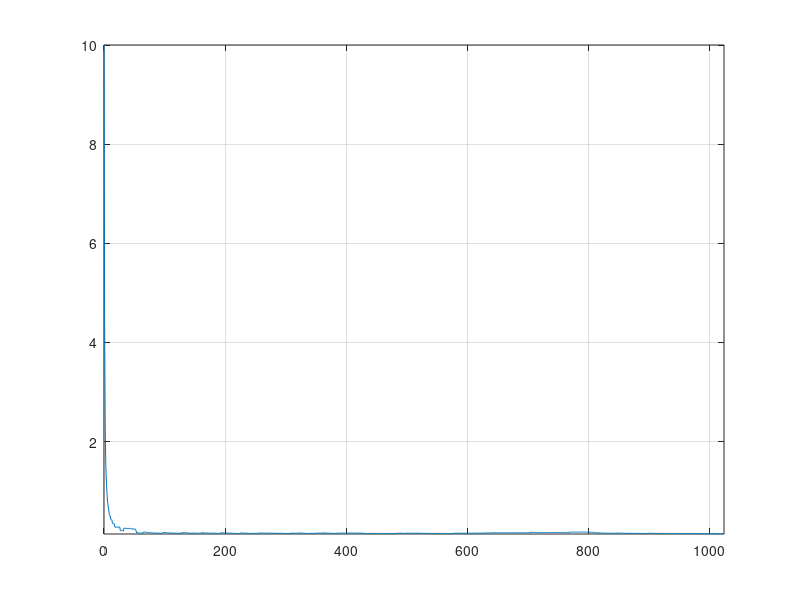

Recreate this plot in MATLAB. (Note: this script raises an error after producing the figure.)
close all
ConvCPU = 5.22612;
ConvGPU = [
1 4.48131
2 2.25564
3 1.52032
4 1.16607
5 0.933378
6 0.773755
7 0.68313
8 0.600469
9 0.523088
10 0.511404
11 0.437202
12 0.430302
13 0.423114
14 0.351789
15 0.349793
16 0.346056
17 0.343474
18 0.271695
19 0.27935
20 0.270757
21 0.278518
22 0.277277
23 0.278151
24 0.270682
25 0.277378
26 0.276278
27 0.205734
28 0.204863
29 0.205794
30 0.205804
31 0.206699
32 0.195629
33 0.252815
34 0.25806
35 0.2483
36 0.247077
37 0.257475
38 0.248431
39 0.247543
40 0.246059
41 0.254586
42 0.244963
43 0.24446
44 0.241898
45 0.242261
46 0.243915
47 0.242409
48 0.227996
49 0.240667
50 0.237828
51 0.236855
52 0.229629
53 0.197236
54 0.156263
55 0.16035
56 0.158783
57 0.15848
58 0.154709
59 0.15643
60 0.150006
61 0.154958
62 0.152386
63 0.155125
64 0.149362
65 0.176879
66 0.178474
67 0.177447
68 0.17093
69 0.170549
70 0.1723
71 0.167136
72 0.165703
73 0.166376
74 0.168085
75 0.161934
76 0.164698
77 0.162654
78 0.162312
79 0.163136
80 0.156181
81 0.160977
82 0.157354
83 0.154373
84 0.151214
85 0.156257
86 0.154455
87 0.154043
88 0.152101
89 0.152631
90 0.154645
91 0.15612
92 0.149295
93 0.150519
94 0.150195
95 0.155385
96 0.14726
97 0.167365
98 0.164624
99 0.165309
100 0.162421
101 0.168249
102 0.163914
103 0.164063
104 0.160565
105 0.158738
106 0.158881
107 0.158505
108 0.155198
109 0.158004
110 0.15674
111 0.158788
112 0.151219
113 0.155032
114 0.15517
115 0.155603
116 0.15462
117 0.154839
118 0.153556
119 0.152315
120 0.15205
121 0.153079
122 0.153018
123 0.152014
124 0.149441
125 0.154004
126 0.151974
127 0.154247
128 0.147091
129 0.165194
130 0.161981
131 0.162982
132 0.164281
133 0.164708
134 0.163043
135 0.159472
136 0.158123
137 0.159711
138 0.153256
139 0.15588
140 0.155161
141 0.15795
142 0.154284
143 0.155064
144 0.148699
145 0.15388
146 0.151598
147 0.153169
148 0.152025
149 0.157872
150 0.153469
151 0.154376
152 0.149911
153 0.151765
154 0.152957
155 0.152241
156 0.150228
157 0.152152
158 0.152311
159 0.152251
160 0.147738
161 0.163406
162 0.161353
163 0.164629
164 0.159641
165 0.157988
166 0.155474
167 0.156394
168 0.152595
169 0.156071
170 0.156826
171 0.155685
172 0.15404
173 0.153116
174 0.150729
175 0.153461
176 0.148392
177 0.153972
178 0.154433
179 0.154254
180 0.153555
181 0.155192
182 0.155984
183 0.154972
184 0.148598
185 0.152975
186 0.151698
187 0.15039
188 0.147566
189 0.151067
190 0.149905
191 0.15121
192 0.14543
193 0.161844
194 0.158792
195 0.162045
196 0.158171
197 0.160593
198 0.15767
199 0.1578
200 0.155658
201 0.157088
202 0.15613
203 0.156329
204 0.154675
205 0.152718
206 0.15033
207 0.151762
208 0.149764
209 0.152976
210 0.154736
211 0.154503
212 0.14958
213 0.150775
214 0.149585
215 0.149916
216 0.146153
217 0.149504
218 0.147451
219 0.145895
220 0.14347
221 0.147908
222 0.146364
223 0.145716
224 0.139625
225 0.155582
226 0.157089
227 0.156438
228 0.155934
229 0.156054
230 0.156343
231 0.156927
232 0.152984
233 0.154899
234 0.152937
235 0.153058
236 0.151083
237 0.152067
238 0.149085
239 0.150153
240 0.145051
241 0.149207
242 0.149348
243 0.150275
244 0.147211
245 0.149781
246 0.149627
247 0.151132
248 0.149459
249 0.150578
250 0.149874
251 0.14932
252 0.148433
253 0.151917
254 0.15291
255 0.152403
256 0.146346
257 0.158826
258 0.157624
259 0.158027
260 0.154099
261 0.15552
262 0.155009
263 0.15498
264 0.152645
265 0.154827
266 0.153136
267 0.153662
268 0.152496
269 0.154454
270 0.152894
271 0.152977
272 0.149184
273 0.155681
274 0.155719
275 0.157572
276 0.151507
277 0.151213
278 0.152522
279 0.151439
280 0.146497
281 0.155896
282 0.153768
283 0.153552
284 0.149275
285 0.151747
286 0.149808
287 0.15119
288 0.14658
289 0.152243
290 0.151257
291 0.152541
292 0.149823
293 0.150382
294 0.147933
295 0.148443
296 0.147359
297 0.148214
298 0.147396
299 0.148389
300 0.146793
301 0.148087
302 0.147028
303 0.148473
304 0.142415
305 0.14817
306 0.147805
307 0.149456
308 0.148488
309 0.151647
310 0.153917
311 0.15348
312 0.150068
313 0.154821
314 0.152182
315 0.153375
316 0.151094
317 0.152411
318 0.153188
319 0.153502
320 0.146636
321 0.157708
322 0.155967
323 0.156137
324 0.152845
325 0.154247
326 0.155188
327 0.155022
328 0.153719
329 0.152719
330 0.151015
331 0.152059
332 0.148305
333 0.150159
334 0.148281
335 0.149117
336 0.143255
337 0.148766
338 0.14776
339 0.149343
340 0.147106
341 0.150791
342 0.14941
343 0.14948
344 0.147004
345 0.151458
346 0.15013
347 0.150795
348 0.146859
349 0.150782
350 0.149687
351 0.152333
352 0.147354
353 0.157305
354 0.156281
355 0.154855
356 0.153143
357 0.156259
358 0.154136
359 0.157058
360 0.153708
361 0.158548
362 0.156717
363 0.158061
364 0.156093
365 0.156933
366 0.154734
367 0.156694
368 0.150616
369 0.15508
370 0.153166
371 0.152886
372 0.149964
373 0.152569
374 0.151541
375 0.152848
376 0.148549
377 0.151196
378 0.150079
379 0.150246
380 0.148289
381 0.150056
382 0.149614
383 0.148877
384 0.142985
385 0.155417
386 0.155588
387 0.154679
388 0.152736
389 0.153913
390 0.153662
391 0.153768
392 0.152077
393 0.154758
394 0.153843
395 0.154771
396 0.153041
397 0.154549
398 0.153353
399 0.153707
400 0.147895
401 0.153707
402 0.153581
403 0.155404
404 0.154196
405 0.15623
406 0.155948
407 0.156661
408 0.154923
409 0.15774
410 0.156267
411 0.157627
412 0.153757
413 0.155676
414 0.15294
415 0.155501
416 0.149508
417 0.159407
418 0.15494
419 0.15298
420 0.149692
421 0.155273
422 0.153441
423 0.154706
424 0.15058
425 0.157311
426 0.154344
427 0.153787
428 0.148284
429 0.150729
430 0.149132
431 0.14978
432 0.144936
433 0.148684
434 0.148325
435 0.148662
436 0.145618
437 0.148583
438 0.148964
439 0.149537
440 0.14382
441 0.149209
442 0.147686
443 0.147306
444 0.144259
445 0.148025
446 0.145953
447 0.146596
448 0.140384
449 0.148534
450 0.146754
451 0.147827
452 0.146149
453 0.14806
454 0.146832
455 0.1465
456 0.143846
457 0.146734
458 0.146391
459 0.146778
460 0.145097
461 0.147
462 0.145398
463 0.145606
464 0.141106
465 0.146266
466 0.145329
467 0.14622
468 0.143656
469 0.145357
470 0.144133
471 0.145377
472 0.142154
473 0.145577
474 0.145029
475 0.145692
476 0.144025
477 0.145776
478 0.144921
479 0.145903
480 0.137748
481 0.149988
482 0.149369
483 0.149058
484 0.149268
485 0.152446
486 0.150675
487 0.150499
488 0.148677
489 0.153412
490 0.152991
491 0.153305
492 0.150515
493 0.151273
494 0.151225
495 0.150349
496 0.145437
497 0.152145
498 0.151579
499 0.152709
500 0.150479
501 0.151877
502 0.15202
503 0.153495
504 0.149201
505 0.154054
506 0.152511
507 0.152549
508 0.150456
509 0.153657
510 0.15181
511 0.151385
512 0.144956
513 0.154391
514 0.15359
515 0.152859
516 0.150971
517 0.153483
518 0.152714
519 0.152327
520 0.150132
521 0.152128
522 0.150702
523 0.150976
524 0.150144
525 0.152531
526 0.150197
527 0.151519
528 0.146232
529 0.151964
530 0.150224
531 0.150687
532 0.148215
533 0.14953
534 0.148621
535 0.14992
536 0.145911
537 0.149867
538 0.148941
539 0.149964
540 0.146622
541 0.148676
542 0.147871
543 0.147877
544 0.14125
545 0.148166
546 0.14841
547 0.148598
548 0.146538
549 0.148142
550 0.147735
551 0.147611
552 0.145356
553 0.148596
554 0.146782
555 0.147499
556 0.145406
557 0.146979
558 0.14718
559 0.147059
560 0.141601
561 0.146858
562 0.147286
563 0.147001
564 0.144998
565 0.147234
566 0.14664
567 0.146689
568 0.143808
569 0.146354
570 0.14626
571 0.145956
572 0.144418
573 0.145842
574 0.145453
575 0.145448
576 0.138921
577 0.152592
578 0.152166
579 0.151769
580 0.149087
581 0.151876
582 0.151829
583 0.15273
584 0.149017
585 0.151912
586 0.152524
587 0.153472
588 0.149972
589 0.154016
590 0.152834
591 0.154223
592 0.145721
593 0.154308
594 0.153515
595 0.153556
596 0.149901
597 0.15323
598 0.153016
599 0.154125
600 0.150977
601 0.154118
602 0.15423
603 0.154075
604 0.151158
605 0.154552
606 0.15329
607 0.152805
608 0.145943
609 0.153958
610 0.15368
611 0.153646
612 0.152025
613 0.154095
614 0.154312
615 0.154396
616 0.15161
617 0.154607
618 0.153089
619 0.154466
620 0.152695
621 0.155017
622 0.15536
623 0.154286
624 0.149787
625 0.154955
626 0.15485
627 0.155643
628 0.153508
629 0.157235
630 0.156549
631 0.158884
632 0.153945
633 0.157322
634 0.157554
635 0.158081
636 0.154386
637 0.15708
638 0.157033
639 0.157756
640 0.149513
641 0.162338
642 0.162222
643 0.162318
644 0.160327
645 0.161719
646 0.161388
647 0.161432
648 0.157901
649 0.161275
650 0.160409
651 0.161631
652 0.160118
653 0.161032
654 0.160168
655 0.160702
656 0.153933
657 0.161351
658 0.159978
659 0.160662
660 0.15985
661 0.160896
662 0.160451
663 0.160518
664 0.155938
665 0.161008
666 0.161538
667 0.162254
668 0.161677
669 0.162239
670 0.161988
671 0.162477
672 0.152269
673 0.161443
674 0.160982
675 0.160964
676 0.160518
677 0.161437
678 0.161515
679 0.161689
680 0.156909
681 0.16144
682 0.161526
683 0.162086
684 0.161729
685 0.161624
686 0.161794
687 0.161638
688 0.152477
689 0.161746
690 0.161522
691 0.161593
692 0.161544
693 0.161913
694 0.161051
695 0.161414
696 0.15528
697 0.161695
698 0.161512
699 0.161668
700 0.161513
701 0.162148
702 0.162134
703 0.162593
704 0.152428
705 0.172104
706 0.171737
707 0.169987
708 0.169454
709 0.168841
710 0.168134
711 0.16748
712 0.164709
713 0.166887
714 0.166354
715 0.165308
716 0.164629
717 0.164868
718 0.16521
719 0.164887
720 0.158606
721 0.164925
722 0.164959
723 0.16552
724 0.16445
725 0.164742
726 0.164702
727 0.165164
728 0.164919
729 0.165715
730 0.164754
731 0.165178
732 0.164558
733 0.165767
734 0.165436
735 0.165533
736 0.158748
737 0.166793
738 0.166954
739 0.167173
740 0.165926
741 0.167053
742 0.166507
743 0.167718
744 0.166719
745 0.167345
746 0.166876
747 0.167055
748 0.165758
749 0.166948
750 0.16656
751 0.16642
752 0.159342
753 0.164794
754 0.164199
755 0.164655
756 0.16364
757 0.164312
758 0.164118
759 0.16362
760 0.163879
761 0.164187
762 0.164342
763 0.164883
764 0.164233
765 0.165416
766 0.165207
767 0.165618
768 0.16036
769 0.174083
770 0.173605
771 0.174015
772 0.173334
773 0.174545
774 0.174004
775 0.174689
776 0.173655
777 0.174192
778 0.174106
779 0.174716
780 0.174185
781 0.174725
782 0.174438
783 0.174661
784 0.170884
785 0.175192
786 0.175094
787 0.175912
788 0.175255
789 0.175885
790 0.176003
791 0.1756
792 0.17507
793 0.17591
794 0.17564
795 0.174411
796 0.173828
797 0.17346
798 0.17337
799 0.172742
800 0.166388
801 0.173214
802 0.172105
803 0.172139
804 0.171183
805 0.171315
806 0.170063
807 0.170124
808 0.168617
809 0.168393
810 0.166737
811 0.163392
812 0.162829
813 0.163906
814 0.161567
815 0.160991
816 0.155819
817 0.161873
818 0.159279
819 0.158436
820 0.155769
821 0.156316
822 0.156715
823 0.155365
824 0.152586
825 0.154629
826 0.154207
827 0.15546
828 0.151784
829 0.155091
830 0.15395
831 0.15145
832 0.148372
833 0.153318
834 0.152063
835 0.153306
836 0.150108
837 0.152445
838 0.149604
839 0.152589
840 0.148062
841 0.154583
842 0.150878
843 0.155267
844 0.150278
845 0.153641
846 0.152314
847 0.15454
848 0.151794
849 0.157754
850 0.154447
851 0.155141
852 0.150928
853 0.153955
854 0.152467
855 0.153902
856 0.149487
857 0.153735
858 0.149744
859 0.152398
860 0.147604
861 0.152504
862 0.14932
863 0.151334
864 0.147649
865 0.152851
866 0.150278
867 0.153054
868 0.14852
869 0.152532
870 0.149467
871 0.15131
872 0.148084
873 0.15156
874 0.148909
875 0.150698
876 0.146075
877 0.151158
878 0.147127
879 0.149481
880 0.146717
881 0.149155
882 0.147948
883 0.15051
884 0.146459
885 0.150857
886 0.147388
887 0.149431
888 0.145385
889 0.149607
890 0.145975
891 0.147949
892 0.145175
893 0.148876
894 0.146252
895 0.148834
896 0.14474
897 0.150552
898 0.149557
899 0.152654
900 0.150096
901 0.151171
902 0.149075
903 0.151
904 0.148665
905 0.151923
906 0.149471
907 0.151494
908 0.14661
909 0.149787
910 0.147788
911 0.149532
912 0.146932
913 0.149366
914 0.147135
915 0.149553
916 0.146843
917 0.150002
918 0.148382
919 0.148573
920 0.145365
921 0.147933
922 0.146186
923 0.147308
924 0.144863
925 0.146511
926 0.145573
927 0.146565
928 0.141476
929 0.147471
930 0.145579
931 0.146596
932 0.144838
933 0.146415
934 0.146423
935 0.146111
936 0.145215
937 0.147296
938 0.145861
939 0.146147
940 0.143795
941 0.145387
942 0.145122
943 0.145323
944 0.141618
945 0.145983
946 0.145135
947 0.145969
948 0.144452
949 0.146224
950 0.145594
951 0.14568
952 0.142543
953 0.145346
954 0.144696
955 0.145795
956 0.143942
957 0.145213
958 0.144943
959 0.145885
960 0.140671
961 0.146305
962 0.145597
963 0.145927
964 0.144829
965 0.145867
966 0.145713
967 0.145843
968 0.143604
969 0.14634
970 0.145408
971 0.145067
972 0.143913
973 0.144377
974 0.145204
975 0.146019
976 0.140657
977 0.146754
978 0.14532
979 0.14468
980 0.143689
981 0.144607
982 0.143834
983 0.144796
984 0.142182
985 0.14393
986 0.143023
987 0.143396
988 0.141706
989 0.143313
990 0.142545
991 0.143001
992 0.137409
993 0.144064
994 0.143556
995 0.143549
996 0.141695
997 0.143348
998 0.142556
999 0.143287
1000 0.141857
1001 0.143182
1002 0.14255
1003 0.1427
1004 0.141179
1005 0.142857
1006 0.142449
1007 0.143235
1008 0.152905
1009 0.152423
1010 0.142062
1011 0.142664
1012 0.141241
1013 0.143067
1014 0.142091
1015 0.142609
1016 0.140415
1017 0.142563
1018 0.142441
1019 0.143188
1020 0.141586
1021 0.143067
1022 0.141628
1023 0.142242
1024 0.136148
];
ConvGPUshared = [
1 4.23101
2 2.13038
3 1.43644
4 1.10197
5 0.883898
6 0.733956
7 0.646872
8 0.568016
9 0.496663
10 0.484021
11 0.414857
12 0.40777
13 0.400979
14 0.334474
15 0.331677
16 0.32819
17 0.327017
18 0.290169
19 0.28753
20 0.256841
21 0.266692
22 0.265777
23 0.266824
24 0.257741
25 0.266668
26 0.265458
27 0.196742
28 0.195541
29 0.197188
30 0.197405
31 0.198248
32 0.185949
33 0.21289
34 0.21159
35 0.210248
36 0.208183
37 0.208277
38 0.205863
39 0.205336
40 0.200576
41 0.204098
42 0.203277
43 0.202852
44 0.200878
45 0.201733
46 0.200974
47 0.200332
48 0.185217
49 0.199312
50 0.198137
51 0.198631
52 0.192718
53 0.199479
54 0.19466
55 0.195567
56 0.194746
57 0.201987
58 0.202532
59 0.198871
60 0.197415
61 0.201525
62 0.114435
63 0.115054
64 0.10836
65 0.204032
66 0.204201
67 0.204836
68 0.205033
69 0.205923
70 0.205422
71 0.201074
72 0.193677
73 0.202225
74 0.2019
75 0.202771
76 0.201578
77 0.206038
78 0.206055
79 0.206263
80 0.192009
81 0.206626
82 0.206512
83 0.207058
84 0.206905
85 0.207168
86 0.207191
87 0.207524
88 0.194229
89 0.207903
90 0.207738
91 0.208125
92 0.208034
93 0.117361
94 0.114172
95 0.114624
96 0.107824
97 0.198111
98 0.199
99 0.198645
100 0.197931
101 0.199203
102 0.198846
103 0.198559
104 0.198452
105 0.199
106 0.194461
107 0.194528
108 0.194051
109 0.194798
110 0.194884
111 0.195585
112 0.187054
113 0.195883
114 0.220342
115 0.196329
116 0.196214
117 0.197633
118 0.198112
119 0.198497
120 0.196678
121 0.202333
122 0.201045
123 0.201189
124 0.200599
125 0.2013
126 0.201579
127 0.201875
128 0.187689
129 0.209983
130 0.210151
131 0.210281
132 0.210075
133 0.210342
134 0.210643
135 0.210761
136 0.210307
137 0.210619
138 0.210844
139 0.210666
140 0.204565
141 0.204011
142 0.20197
143 0.202243
144 0.187935
145 0.202013
146 0.202268
147 0.202415
148 0.201457
149 0.202142
150 0.202153
151 0.202292
152 0.201386
153 0.202535
154 0.203811
155 0.203938
156 0.203356
157 0.204228
158 0.204398
159 0.204839
160 0.19058
161 0.210227
162 0.210323
163 0.2106
164 0.210133
165 0.210315
166 0.210291
167 0.210068
168 0.20484
169 0.203558
170 0.202744
171 0.203102
172 0.202956
173 0.203398
174 0.203293
175 0.204341
176 0.189902
177 0.203989
178 0.203574
179 0.203859
180 0.203625
181 0.204376
182 0.203992
183 0.204276
184 0.204176
185 0.204843
186 0.116719
187 0.116969
188 0.116322
189 0.117271
190 0.116947
191 0.117588
192 0.110096
193 0.18841
194 0.188217
195 0.188779
196 0.189079
197 0.18962
198 0.189346
199 0.190084
200 0.189
201 0.190651
202 0.190801
203 0.190891
204 0.190324
205 0.191025
206 0.191863
207 0.191753
208 0.188614
209 0.191211
210 0.190884
211 0.190844
212 0.186844
213 0.187477
214 0.185443
215 0.185837
216 0.185084
217 0.186622
218 0.187159
219 0.187499
220 0.187067
221 0.187854
222 0.188264
223 0.189818
224 0.186812
225 0.190482
226 0.190343
227 0.190795
228 0.190565
229 0.190745
230 0.190382
231 0.190479
232 0.189932
233 0.191008
234 0.190675
235 0.190602
236 0.190248
237 0.190973
238 0.190736
239 0.191433
240 0.188388
241 0.19131
242 0.190828
243 0.190956
244 0.190489
245 0.191265
246 0.1915
247 0.19155
248 0.189913
249 0.191438
250 0.191539
251 0.191904
252 0.191137
253 0.192007
254 0.191983
255 0.193107
256 0.189363
257 0.194416
258 0.194019
259 0.194396
260 0.193835
261 0.19479
262 0.193946
263 0.194893
264 0.193879
265 0.194943
266 0.194739
267 0.195132
268 0.194118
269 0.195338
270 0.195195
271 0.195833
272 0.193735
273 0.195304
274 0.194883
275 0.19534
276 0.19512
277 0.195814
278 0.194127
279 0.19502
280 0.193967
281 0.192525
282 0.191331
283 0.190482
284 0.188198
285 0.18875
286 0.188716
287 0.189972
288 0.186159
289 0.188548
290 0.188542
291 0.188643
292 0.187897
293 0.188476
294 0.188485
295 0.188921
296 0.187054
297 0.188632
298 0.188348
299 0.188547
300 0.188292
301 0.189017
302 0.188646
303 0.18935
304 0.186775
305 0.189337
306 0.188514
307 0.191648
308 0.1883
309 0.189864
310 0.228119
311 0.189974
312 0.187494
313 0.189247
314 0.18891
315 0.18907
316 0.188483
317 0.18955
318 0.189302
319 0.190118
320 0.187196
321 0.191038
322 0.190764
323 0.191087
324 0.21988
325 0.190778
326 0.190755
327 0.191392
328 0.189195
329 0.191034
330 0.190748
331 0.191033
332 0.206744
333 0.191324
334 0.191104
335 0.19196
336 0.189071
337 0.191457
338 0.191108
339 0.19161
340 0.191004
341 0.191303
342 0.191143
343 0.191733
344 0.189778
345 0.191714
346 0.191215
347 0.191738
348 0.191384
349 0.192347
350 0.191675
351 0.192575
352 0.190198
353 0.194312
354 0.193911
355 0.193956
356 0.193323
357 0.194001
358 0.193825
359 0.194355
360 0.192181
361 0.194044
362 0.194181
363 0.194065
364 0.193781
365 0.194491
366 0.194004
367 0.194555
368 0.191862
369 0.194495
370 0.193905
371 0.194355
372 0.193753
373 0.194614
374 0.194074
375 0.19457
376 0.192353
377 0.194796
378 0.194119
379 0.194458
380 0.193828
381 0.194941
382 0.194713
383 0.195128
384 0.19265
385 0.198404
386 0.198256
387 0.198164
388 0.197837
389 0.198484
390 0.19817
391 0.198453
392 0.196929
393 0.198622
394 0.19833
395 0.198253
396 0.197873
397 0.19892
398 0.198507
399 0.198856
400 0.196933
401 0.199062
402 0.198563
403 0.198689
404 0.197876
405 0.198987
406 0.198944
407 0.199051
408 0.197671
409 0.199316
410 0.199069
411 0.199134
412 0.198457
413 0.199345
414 0.199228
415 0.199115
416 0.193516
417 0.197797
418 0.19445
419 0.194349
420 0.192826
421 0.192546
422 0.191938
423 0.190726
424 0.188808
425 0.189437
426 0.188738
427 0.188155
428 0.186914
429 0.187974
430 0.187775
431 0.188202
432 0.1856
433 0.18759
434 0.187421
435 0.187535
436 0.187187
437 0.18768
438 0.187374
439 0.187489
440 0.186946
441 0.187733
442 0.18771
443 0.187515
444 0.187143
445 0.188138
446 0.188028
447 0.188496
448 0.186357
449 0.187736
450 0.187958
451 0.187832
452 0.187558
453 0.1881
454 0.187801
455 0.187661
456 0.187572
457 0.188254
458 0.187977
459 0.188071
460 0.187647
461 0.188776
462 0.188488
463 0.188469
464 0.186864
465 0.188515
466 0.188505
467 0.188062
468 0.187629
469 0.18856
470 0.188276
471 0.188177
472 0.187412
473 0.188564
474 0.188537
475 0.18835
476 0.187804
477 0.188969
478 0.188897
479 0.188882
480 0.187494
481 0.189771
482 0.189901
483 0.190004
484 0.18936
485 0.189764
486 0.189751
487 0.203152
488 0.189192
489 0.190057
490 0.190052
491 0.190151
492 0.189344
493 0.190517
494 0.190504
495 0.190717
496 0.188616
497 0.190658
498 0.190056
499 0.19032
500 0.189618
501 0.189922
502 0.189879
503 0.190134
504 0.189748
505 0.190412
506 0.189982
507 0.190041
508 0.189663
509 0.190741
510 0.190302
511 0.190348
512 0.188614
513 0.190317
514 0.190213
515 0.190274
516 0.18964
517 0.190145
518 0.190306
519 0.190257
520 0.189619
521 0.190296
522 0.190465
523 0.190545
524 0.189936
525 0.190944
526 0.190824
527 0.191035
528 0.189623
529 0.190821
530 0.190567
531 0.190668
532 0.190219
533 0.19084
534 0.190553
535 0.190502
536 0.189895
537 0.190973
538 0.190909
539 0.190918
540 0.190303
541 0.191581
542 0.191691
543 0.191706
544 0.189829
545 0.192787
546 0.19264
547 0.193049
548 0.191808
549 0.19268
550 0.192508
551 0.19265
552 0.192332
553 0.192962
554 0.192675
555 0.192799
556 0.192299
557 0.193448
558 0.193353
559 0.193574
560 0.191745
561 0.193557
562 0.193188
563 0.193164
564 0.192195
565 0.19359
566 0.193256
567 0.19322
568 0.192318
569 0.193851
570 0.193881
571 0.19346
572 0.192563
573 0.193476
574 0.193973
575 0.193951
576 0.192101
577 0.19377
578 0.193824
579 0.194088
580 0.192823
581 0.193639
582 0.193568
583 0.193535
584 0.193171
585 0.193781
586 0.193664
587 0.193782
588 0.193416
589 0.194274
590 0.194367
591 0.194261
592 0.192747
593 0.194403
594 0.194333
595 0.194118
596 0.193213
597 0.193899
598 0.194054
599 0.193988
600 0.193149
601 0.194223
602 0.194158
603 0.194247
604 0.193668
605 0.19514
606 0.194804
607 0.195197
608 0.193302
609 0.196681
610 0.196531
611 0.196997
612 0.196066
613 0.196426
614 0.19699
615 0.196538
616 0.1962
617 0.196568
618 0.196601
619 0.196599
620 0.196395
621 0.197411
622 0.196844
623 0.196967
624 0.195785
625 0.197029
626 0.196824
627 0.197104
628 0.196032
629 0.196972
630 0.196684
631 0.19679
632 0.196114
633 0.197082
634 0.196958
635 0.196783
636 0.196101
637 0.197409
638 0.197624
639 0.197342
640 0.195971
641 0.19772
642 0.197967
643 0.197989
644 0.197282
645 0.197682
646 0.197775
647 0.198059
648 0.197174
649 0.198045
650 0.198022
651 0.198202
652 0.197587
653 0.198629
654 0.198372
655 0.198795
656 0.197014
657 0.198172
658 0.198089
659 0.198742
660 0.197561
661 0.198232
662 0.198286
663 0.198568
664 0.198071
665 0.198697
666 0.198541
667 0.198555
668 0.197975
669 0.199766
670 0.199222
671 0.199215
672 0.197826
673 0.201436
674 0.20176
675 0.201678
676 0.200954
677 0.201485
678 0.201813
679 0.201668
680 0.20092
681 0.202202
682 0.201807
683 0.201818
684 0.201022
685 0.202116
686 0.202197
687 0.20241
688 0.200457
689 0.202127
690 0.202164
691 0.202052
692 0.201223
693 0.201974
694 0.201824
695 0.202068
696 0.201567
697 0.202279
698 0.202151
699 0.202152
700 0.201676
701 0.202912
702 0.202544
703 0.202794
704 0.201213
705 0.203385
706 0.20355
707 0.20417
708 0.203177
709 0.20351
710 0.203317
711 0.203375
712 0.202803
713 0.203312
714 0.20351
715 0.203324
716 0.202871
717 0.204132
718 0.204294
719 0.204659
720 0.202279
721 0.204734
722 0.204046
723 0.204496
724 0.203589
725 0.20429
726 0.203574
727 0.203874
728 0.202968
729 0.204091
730 0.204628
731 0.204705
732 0.203789
733 0.205202
734 0.204831
735 0.205
736 0.202816
737 0.208739
738 0.208784
739 0.208948
740 0.208212
741 0.208144
742 0.208636
743 0.208439
744 0.206875
745 0.207837
746 0.207577
747 0.207387
748 0.2066
749 0.208131
750 0.208023
751 0.208711
752 0.205304
753 0.208872
754 0.208874
755 0.208792
756 0.208857
757 0.208279
758 0.208401
759 0.208393
760 0.208817
761 0.208946
762 0.208943
763 0.20893
764 0.208894
765 0.208959
766 0.208778
767 0.208949
768 0.206416
769 0.209153
770 0.208799
771 0.208902
772 0.208803
773 0.208923
774 0.208732
775 0.209061
776 0.208746
777 0.20919
778 0.209088
779 0.208845
780 0.208814
781 0.209435
782 0.209275
783 0.20904
784 0.207063
785 0.209216
786 0.22157
787 0.209337
788 0.209099
789 0.209066
790 0.20892
791 0.208965
792 0.208757
793 0.209158
794 0.208915
795 0.20886
796 0.209184
797 0.209676
798 0.209836
799 0.209122
800 0.207297
801 0.213963
802 0.213587
803 0.213625
804 0.212823
805 0.212668
806 0.208341
807 0.208306
808 0.207329
809 0.252727
810 0.207736
811 0.206612
812 0.205659
813 0.206411
814 0.205632
815 0.202904
816 0.200996
817 0.202439
818 0.202049
819 0.201798
820 0.200777
821 0.201372
822 0.200504
823 0.197725
824 0.197318
825 0.197878
826 0.197137
827 0.197112
828 0.196152
829 0.196759
830 0.196034
831 0.19581
832 0.193257
833 0.196055
834 0.194284
835 0.19398
836 0.193017
837 0.1935
838 0.193373
839 0.193221
840 0.19258
841 0.192961
842 0.192911
843 0.192247
844 0.19138
845 0.192247
846 0.191838
847 0.192179
848 0.191965
849 0.191792
850 0.191496
851 0.190875
852 0.190135
853 0.190661
854 0.190286
855 0.190389
856 0.189965
857 0.19038
858 0.190195
859 0.190289
860 0.189871
861 0.190482
862 0.190449
863 0.190463
864 0.190254
865 0.190463
866 0.190282
867 0.191064
868 0.19027
869 0.190753
870 0.19056
871 0.190856
872 0.190517
873 0.190932
874 0.190681
875 0.19078
876 0.190462
877 0.191217
878 0.190607
879 0.190585
880 0.190836
881 0.191202
882 0.190602
883 0.191052
884 0.190281
885 0.191307
886 0.190915
887 0.190849
888 0.190561
889 0.191072
890 0.191093
891 0.190848
892 0.190404
893 0.191278
894 0.191124
895 0.191351
896 0.191037
897 0.191158
898 0.190812
899 0.191494
900 0.190804
901 0.191404
902 0.191096
903 0.191193
904 0.191114
905 0.191323
906 0.19099
907 0.191416
908 0.190843
909 0.191563
910 0.190944
911 0.191031
912 0.191253
913 0.191205
914 0.191265
915 0.19148
916 0.190919
917 0.191344
918 0.191389
919 0.191468
920 0.190998
921 0.191263
922 0.191412
923 0.191536
924 0.190923
925 0.191675
926 0.191233
927 0.191614
928 0.19163
929 0.191389
930 0.191302
931 0.191712
932 0.191341
933 0.191737
934 0.191484
935 0.191727
936 0.19133
937 0.191966
938 0.191363
939 0.191619
940 0.191305
941 0.191798
942 0.19124
943 0.191468
944 0.191557
945 0.19181
946 0.191757
947 0.191847
948 0.191048
949 0.191829
950 0.191745
951 0.191786
952 0.19133
953 0.191854
954 0.191712
955 0.19164
956 0.191204
957 0.192496
958 0.191932
959 0.191715
960 0.191867
961 0.193152
962 0.193233
963 0.193747
964 0.192785
965 0.193476
966 0.19345
967 0.193538
968 0.192897
969 0.19373
970 0.193153
971 0.193574
972 0.193222
973 0.193333
974 0.193129
975 0.193412
976 0.193467
977 0.193214
978 0.193274
979 0.193653
980 0.193188
981 0.193901
982 0.193411
983 0.193562
984 0.193264
985 0.193809
986 0.193476
987 0.216783
988 0.19303
989 0.193804
990 0.193558
991 0.242516
992 0.193586
993 0.193499
994 0.193631
995 0.220936
996 0.193071
997 0.193674
998 0.193628
999 0.19386
1000 0.193326
1001 0.193698
1002 0.19375
1003 0.193923
1004 0.193318
1005 0.193795
1006 0.193354
1007 0.193565
1008 0.193967
1009 0.194006
1010 0.193328
1011 0.194219
1012 0.193167
1013 0.193912
1014 0.193685
1015 0.193805
1016 0.19354
1017 0.1938
1018 0.193612
1019 0.193752
1020 0.193009
1021 0.194193
1022 0.193584
1023 0.193637
1024 0.193765
];
PointToPointMultiply = [
1 0.0554992
2 0.0302362
3 0.0221411
4 0.0179206
5 0.0153632
6 0.0139562
7 0.0127283
8 0.0118816
9 0.0113898
10 0.0112307
11 0.0103712
12 0.00944352
13 0.00880736
14 0.00863776
15 0.00824896
16 0.00809728
17 0.00796
18 0.00771008
19 0.00751296
20 0.00730944
21 0.0072816
22 0.00721632
23 0.00714816
24 0.0069504
25 0.00699552
26 0.00691456
27 0.00686496
28 0.006768
29 0.00679648
30 0.00671168
31 0.00669344
32 0.0064112
33 0.0067136
34 0.00665344
35 0.0065392
36 0.0064528
37 0.0065104
38 0.0064896
39 0.0064544
40 0.00626592
41 0.00635424
42 0.00630016
43 0.00632352
44 0.00624512
45 0.0062992
46 0.0062304
47 0.00621088
48 0.0060816
49 0.00621024
50 0.00616704
51 0.00620192
52 0.0061312
53 0.00622944
54 0.00614464
55 0.00613824
56 0.00601152
57 0.00610496
58 0.00604992
59 0.00642624
60 0.00601536
61 0.0061248
62 0.00605472
63 0.00655008
64 0.00587424
65 0.00604832
66 0.00600608
67 0.0060064
68 0.00582816
69 0.00581888
70 0.00576608
71 0.00589152
72 0.0057696
73 0.00580896
74 0.00594112
75 0.00581632
76 0.005808
77 0.00580864
78 0.0057904
79 0.00581568
80 0.00572544
81 0.00581568
82 0.00581216
83 0.00581248
84 0.00570944
85 0.00580384
86 0.0057536
87 0.00579776
88 0.0057232
89 0.00583008
90 0.00577312
91 0.0057856
92 0.00571936
93 0.00581344
94 0.00579456
95 0.00586432
96 0.005696
97 0.00576512
98 0.00576704
99 0.00575552
100 0.00572416
101 0.0057968
102 0.00575584
103 0.00585952
104 0.00569184
105 0.0058384
106 0.00577376
107 0.00582624
108 0.00570752
109 0.00574656
110 0.00578336
111 0.00577664
112 0.00570272
113 0.00580544
114 0.00577376
115 0.0059264
116 0.0057328
117 0.00598144
118 0.0059744
119 0.00603008
120 0.0058304
121 0.00610912
122 0.00601824
123 0.00607488
124 0.00587648
125 0.0059744
126 0.00614432
127 0.00616192
128 0.00618976
129 0.00617568
130 0.00615232
131 0.0061952
132 0.00603936
133 0.00629696
134 0.00631584
135 0.00637376
136 0.00673696
137 0.00630432
138 0.0062016
139 0.00604448
140 0.00578592
141 0.00580416
142 0.00591232
143 0.00581344
144 0.00571296
145 0.00583264
146 0.006072
147 0.00589856
148 0.00576192
149 0.00582816
150 0.00578336
151 0.00584608
152 0.00572832
153 0.0058016
154 0.00577312
155 0.00582144
156 0.00576544
157 0.0057424
158 0.00573184
159 0.00573632
160 0.00565696
161 0.00578368
162 0.00577024
163 0.00578976
164 0.0057344
165 0.00579488
166 0.00578208
167 0.00582208
168 0.00571072
169 0.00582016
170 0.00580352
171 0.00584096
172 0.00576704
173 0.00592672
174 0.00585344
175 0.00586272
176 0.00572672
177 0.00582816
178 0.00580096
179 0.00582368
180 0.00574528
181 0.00575776
182 0.00572896
183 0.00579424
184 0.0056624
185 0.00574016
186 0.00587648
187 0.00575648
188 0.00571744
189 0.00579104
190 0.0058064
191 0.00582112
192 0.0056928
193 0.0058032
194 0.00579776
195 0.00581344
196 0.00575648
197 0.0058464
198 0.00580416
199 0.00588032
200 0.00576672
201 0.00583456
202 0.00582816
203 0.00587648
204 0.0057584
205 0.0058464
206 0.0058912
207 0.00588128
208 0.00572352
209 0.00584192
210 0.0057936
211 0.00584544
212 0.00573536
213 0.00579744
214 0.00579424
215 0.00582208
216 0.00573376
217 0.00575744
218 0.0057216
219 0.00573024
220 0.00567424
221 0.00574208
222 0.00571456
223 0.0057776
224 0.00563456
225 0.0057552
226 0.005744
227 0.00576704
228 0.00571008
229 0.00579104
230 0.00575072
231 0.00577824
232 0.00568448
233 0.00581952
234 0.00575968
235 0.00577568
236 0.00571552
237 0.00580256
238 0.00579232
239 0.0058352
240 0.00571488
241 0.00581696
242 0.00576672
243 0.00584
244 0.00575968
245 0.00584128
246 0.0058176
247 0.00583584
248 0.00576384
249 0.00587904
250 0.00604896
251 0.00602176
252 0.00609216
253 0.00609696
254 0.00603776
255 0.0060432
256 0.00601216
257 0.00600224
258 0.00599488
259 0.00618368
260 0.00611328
261 0.00619552
262 0.00618304
263 0.00629632
264 0.00610816
265 0.00607232
266 0.00622368
267 0.00643872
268 0.00629056
269 0.00646208
270 0.00637248
271 0.00605728
272 0.00583008
273 0.00575168
274 0.00569248
275 0.00575616
276 0.00567584
277 0.0057744
278 0.00591776
279 0.00586688
280 0.0056912
281 0.0057648
282 0.00578048
283 0.00576576
284 0.00567136
285 0.00572608
286 0.0057184
287 0.00576832
288 0.00566336
289 0.0057744
290 0.0057728
291 0.00582816
292 0.00573344
293 0.00580224
294 0.00579456
295 0.00583584
296 0.00574176
297 0.00583776
298 0.0058192
299 0.00585184
300 0.00576
301 0.00581152
302 0.00580352
303 0.00583712
304 0.0057184
305 0.00583488
306 0.00585024
307 0.00592928
308 0.0057552
309 0.00591232
310 0.00596192
311 0.0058688
312 0.0057856
313 0.00586496
314 0.00587904
315 0.005888
316 0.00575296
317 0.00586176
318 0.00584608
319 0.00590528
320 0.00576736
321 0.0058928
322 0.00584448
323 0.00592448
324 0.00579232
325 0.00586112
326 0.00587552
327 0.00589248
328 0.00580832
329 0.00586528
330 0.00583776
331 0.00585856
332 0.00579136
333 0.00585152
334 0.00585376
335 0.00586848
336 0.00577728
337 0.00590752
338 0.00583104
339 0.0059008
340 0.00577728
341 0.00590848
342 0.0058864
343 0.00585184
344 0.00577024
345 0.0058768
346 0.0058704
347 0.00587488
348 0.00581952
349 0.0061072
350 0.00608704
351 0.0059488
352 0.0057744
353 0.0059472
354 0.00586016
355 0.00590208
356 0.0058032
357 0.00589952
358 0.00579776
359 0.0058288
360 0.0057328
361 0.0057616
362 0.00572032
363 0.00575904
364 0.00564192
365 0.00572192
366 0.00570624
367 0.00575232
368 0.00558784
369 0.00569312
370 0.00572768
371 0.00592704
372 0.00586496
373 0.00596704
374 0.00596448
375 0.00590624
376 0.00583936
377 0.00622048
378 0.00594976
379 0.00601312
380 0.00585184
381 0.00600416
382 0.00610688
383 0.00619584
384 0.00599744
385 0.00614528
386 0.0061776
387 0.00601024
388 0.00572992
389 0.00579072
390 0.00761088
391 0.00656032
392 0.00646784
393 0.00806304
394 0.0060816
395 0.00607104
396 0.00575968
397 0.00580352
398 0.00583744
399 0.00581536
400 0.00572544
401 0.00585536
402 0.00581344
403 0.00580928
404 0.00630912
405 0.0059968
406 0.00588544
407 0.00583904
408 0.00572352
409 0.00582656
410 0.00582528
411 0.00585152
412 0.00572448
413 0.00582528
414 0.0058096
415 0.00585024
416 0.0057072
417 0.00584896
418 0.00583616
419 0.0058816
420 0.00578016
421 0.00587392
422 0.00583264
423 0.0058496
424 0.00574496
425 0.00586528
426 0.00586144
427 0.00584864
428 0.00581792
429 0.00588128
430 0.00585568
431 0.00586016
432 0.00575424
433 0.0059248
434 0.0058656
435 0.00591232
436 0.00581216
437 0.00612736
438 0.00587968
439 0.005896
440 0.00581472
441 0.00596256
442 0.00588
443 0.00588448
444 0.0057936
445 0.00588288
446 0.00585312
447 0.0059248
448 0.00578272
449 0.00591776
450 0.0058944
451 0.0059424
452 0.00580832
453 0.00594624
454 0.00590272
455 0.00594752
456 0.00582784
457 0.00594592
458 0.00590336
459 0.00593504
460 0.0058672
461 0.00594016
462 0.00592384
463 0.00593216
464 0.00582048
465 0.00596288
466 0.00591968
467 0.00597792
468 0.005872
469 0.00595456
470 0.00592448
471 0.00600736
472 0.00588096
473 0.00605824
474 0.00606784
475 0.00596768
476 0.00591776
477 0.00596448
478 0.00600096
479 0.0059632
480 0.00611008
481 0.00598464
482 0.0059664
483 0.0059552
484 0.00585312
485 0.00595296
486 0.00591744
487 0.0059712
488 0.00585664
489 0.00594752
490 0.00593856
491 0.0059472
492 0.00583456
493 0.00594016
494 0.00593568
495 0.00592192
496 0.00586016
497 0.00589792
498 0.00591168
499 0.0058944
500 0.00582144
501 0.0059504
502 0.0059056
503 0.00593728
504 0.00586848
505 0.00596576
506 0.00593568
507 0.00594624
508 0.00588064
509 0.0059952
510 0.00596416
511 0.0059904
512 0.00587648
513 0.00596064
514 0.00594624
515 0.00599584
516 0.0058992
517 0.00610464
518 0.00600768
519 0.00598816
520 0.00588416
521 0.00599872
522 0.00596096
523 0.00598016
524 0.00592416
525 0.00599808
526 0.00594432
527 0.00599456
528 0.00584864
529 0.00597056
530 0.0059296
531 0.00597664
532 0.00582912
533 0.00588416
534 0.00588768
535 0.00590208
536 0.00586528
537 0.00583616
538 0.00577824
539 0.00573792
540 0.00577792
541 0.00601056
542 0.00590816
543 0.0061072
544 0.00589216
545 0.00596992
546 0.00586432
547 0.0059216
548 0.0058016
549 0.00589536
550 0.00593152
551 0.00657408
552 0.00597632
553 0.00608448
554 0.0073008
555 0.0060928
556 0.00688128
557 0.00603744
558 0.006
559 0.00611712
560 0.006128
561 0.0070928
562 0.00628704
563 0.00673536
564 0.00599008
565 0.00583264
566 0.00571232
567 0.00574304
568 0.00565248
569 0.00573376
570 0.00575168
571 0.00573888
572 0.005768
573 0.00589792
574 0.00572128
575 0.00575616
576 0.00580672
577 0.00579168
578 0.0057968
579 0.005808
580 0.00572
581 0.00579936
582 0.00576704
583 0.00576928
584 0.0056992
585 0.00576768
586 0.00587712
587 0.00579744
588 0.0057248
589 0.00576896
590 0.00574368
591 0.00588576
592 0.00567328
593 0.00579264
594 0.00574976
595 0.00579424
596 0.00572832
597 0.00581504
598 0.00580512
599 0.00580608
600 0.00571552
601 0.00578848
602 0.00579584
603 0.00581568
604 0.00575616
605 0.0058048
606 0.00579456
607 0.00583136
608 0.005696
609 0.00582592
610 0.00580544
611 0.00590976
612 0.00573888
613 0.00581408
614 0.00582656
615 0.0058688
616 0.00574784
617 0.00584096
618 0.00577152
619 0.00584064
620 0.00575744
621 0.00582976
622 0.00581312
623 0.00583008
624 0.00573472
625 0.00582912
626 0.00588544
627 0.00585632
628 0.0057792
629 0.00585568
630 0.00586016
631 0.00585728
632 0.005824
633 0.00588128
634 0.00587328
635 0.00588032
636 0.00580224
637 0.00580736
638 0.00589472
639 0.00594528
640 0.00583264
641 0.00588896
642 0.00587168
643 0.00587264
644 0.00580672
645 0.00588576
646 0.00587264
647 0.00589632
648 0.00581088
649 0.00592896
650 0.00584512
651 0.00586848
652 0.0058064
653 0.00585408
654 0.00584608
655 0.00586752
656 0.00582816
657 0.00593088
658 0.00583648
659 0.00604448
660 0.0057936
661 0.00592832
662 0.00590336
663 0.00588544
664 0.00577632
665 0.00591648
666 0.00592032
667 0.00590656
668 0.00587008
669 0.00590656
670 0.00590592
671 0.00592832
672 0.00580384
673 0.0058864
674 0.00588096
675 0.00591584
676 0.00582016
677 0.00593568
678 0.00588448
679 0.00593504
680 0.00581312
681 0.00591072
682 0.0058944
683 0.0059744
684 0.00586272
685 0.00593216
686 0.0058976
687 0.00590976
688 0.00581472
689 0.00593152
690 0.00592992
691 0.0059216
692 0.00587488
693 0.0059408
694 0.0059328
695 0.00597568
696 0.00581568
697 0.00590432
698 0.00591232
699 0.00594336
700 0.00593856
701 0.00622816
702 0.00616256
703 0.00631296
704 0.00631104
705 0.00622176
706 0.00621856
707 0.00627232
708 0.00622752
709 0.0062288
710 0.00628032
711 0.00634816
712 0.00636448
713 0.0063984
714 0.00640768
715 0.00644064
716 0.00640544
717 0.00679104
718 0.00640416
719 0.00624096
720 0.00591872
721 0.0059872
722 0.00596
723 0.00605888
724 0.00599072
725 0.0062608
726 0.00645344
727 0.00663008
728 0.00662816
729 0.0066448
730 0.00658912
731 0.00607296
732 0.0059744
733 0.00602112
734 0.00597536
735 0.00606688
736 0.00592704
737 0.00605664
738 0.00603328
739 0.00608928
740 0.00598016
741 0.00604128
742 0.00605728
743 0.00614336
744 0.0059696
745 0.00601184
746 0.00598816
747 0.0060352
748 0.00596608
749 0.00603264
750 0.00603552
751 0.00607136
752 0.00592928
753 0.00601792
754 0.00604544
755 0.00603648
756 0.00599872
757 0.00602496
758 0.00607616
759 0.0060736
760 0.00597152
761 0.00605568
762 0.00607008
763 0.0060672
764 0.0060208
765 0.00604736
766 0.00606304
767 0.00605376
768 0.00591936
769 0.00608704
770 0.00607456
771 0.00611264
772 0.006
773 0.00616384
774 0.00610848
775 0.00611264
776 0.0059808
777 0.00605664
778 0.00608
779 0.00607168
780 0.00603904
781 0.00608544
782 0.00604384
783 0.00610176
784 0.00596256
785 0.00607936
786 0.00608736
787 0.00611936
788 0.00604384
789 0.00609984
790 0.00606464
791 0.0061024
792 0.0059824
793 0.006112
794 0.00607968
795 0.00609152
796 0.00606528
797 0.00608288
798 0.00610816
799 0.00613888
800 0.00595552
801 0.00609248
802 0.00611584
803 0.00615104
804 0.00609952
805 0.00624992
806 0.00617984
807 0.00620288
808 0.00611488
809 0.00618784
810 0.006144
811 0.00616608
812 0.00606304
813 0.00615072
814 0.006096
815 0.00614848
816 0.00601248
817 0.00612448
818 0.00611264
819 0.00619104
820 0.00609248
821 0.00621152
822 0.00611808
823 0.00619392
824 0.0060608
825 0.00615008
826 0.0061072
827 0.00619968
828 0.00608032
829 0.00615168
830 0.00629312
831 0.00642432
832 0.00604608
833 0.00626432
834 0.00627392
835 0.00620544
836 0.00624384
837 0.00626688
838 0.00618208
839 0.00633984
840 0.0061104
841 0.00622368
842 0.00617792
843 0.00617664
844 0.00617472
845 0.00621088
846 0.00618624
847 0.00628672
848 0.00603776
849 0.00623584
850 0.00616896
851 0.00621312
852 0.00615136
853 0.00623104
854 0.00621344
855 0.00620032
856 0.00614688
857 0.0062208
858 0.00616672
859 0.00619456
860 0.00612224
861 0.00620544
862 0.00618208
863 0.00621536
864 0.00606656
865 0.00629728
866 0.00615904
867 0.00622112
868 0.00610976
869 0.00622592
870 0.00621504
871 0.00630464
872 0.00612384
873 0.00627328
874 0.00622912
875 0.00655264
876 0.00631456
877 0.00641376
878 0.00636928
879 0.00658464
880 0.00627008
881 0.0066144
882 0.00631904
883 0.00652416
884 0.00656224
885 0.00669664
886 0.00656768
887 0.0069872
888 0.006464
889 0.00645952
890 0.0062064
891 0.00627872
892 0.0062128
893 0.00653824
894 0.0068064
895 0.00690208
896 0.00668576
897 0.007024
898 0.00678016
899 0.00648448
900 0.00620864
901 0.00630304
902 0.00627136
903 0.0063216
904 0.00663072
905 0.00633248
906 0.00624256
907 0.00688864
908 0.00633216
909 0.00671616
910 0.00623168
911 0.00628416
912 0.0061184
913 0.00626944
914 0.00620448
915 0.00626368
916 0.00618592
917 0.006216
918 0.00619744
919 0.00619968
920 0.00616288
921 0.00622176
922 0.00620128
923 0.00626816
924 0.00613984
925 0.00619072
926 0.00644384
927 0.00619648
928 0.0061232
929 0.00620288
930 0.00616768
931 0.00620832
932 0.00612992
933 0.00620192
934 0.00622976
935 0.00620448
936 0.00614784
937 0.00622592
938 0.00620224
939 0.00621728
940 0.00616672
941 0.00642272
942 0.0062608
943 0.00623936
944 0.006168
945 0.00627616
946 0.00623808
947 0.00628704
948 0.00622208
949 0.00624096
950 0.00634272
951 0.00622944
952 0.0061936
953 0.00621504
954 0.00623488
955 0.00625824
956 0.00616096
957 0.0062624
958 0.00627264
959 0.00624096
960 0.00616992
961 0.00625536
962 0.00625344
963 0.00624352
964 0.0061664
965 0.00625344
966 0.00624288
967 0.00626656
968 0.0062016
969 0.00624608
970 0.0062544
971 0.00625792
972 0.00624032
973 0.00634784
974 0.00625664
975 0.00636416
976 0.006184
977 0.00626304
978 0.00629408
979 0.00626976
980 0.00619456
981 0.00630368
982 0.0062688
983 0.00631552
984 0.00620128
985 0.00628288
986 0.00628768
987 0.0062832
988 0.00623136
989 0.0062928
990 0.00629984
991 0.00630496
992 0.00618304
993 0.00627776
994 0.00629088
995 0.0062848
996 0.00621312
997 0.00629632
998 0.006288
999 0.00629696
1000 0.00623968
1001 0.0063008
1002 0.00631008
1003 0.00630976
1004 0.00623904
1005 0.00632992
1006 0.00629312
1007 0.00631968
1008 0.00639936
1009 0.00702656
1010 0.00651744
1011 0.00685824
1012 0.00648
1013 0.00650176
1014 0.00654976
1015 0.00651488
1016 0.00629312
1017 0.00631904
1018 0.00635872
1019 0.00657056
1020 0.0063424
1021 0.00637632
1022 0.00636992
1023 0.00636096
1024 0.006296
];
ScalarMultiply = [
1 0.0537917
2 0.029776
3 0.0220278
4 0.0175386
5 0.0145248
6 0.0129379
7 0.0117958
8 0.0108605
9 0.0101488
10 0.00961504
11 0.00913472
12 0.0087456
13 0.00844
14 0.00820128
15 0.00795104
16 0.00770816
17 0.0075968
18 0.00745728
19 0.00732928
20 0.00707232
21 0.0070208
22 0.00694144
23 0.00690336
24 0.00679968
25 0.00676384
26 0.007096
27 0.00676992
28 0.00663168
29 0.00659904
30 0.00645472
31 0.00642912
32 0.00621984
33 0.006472
34 0.00642944
35 0.00634752
36 0.0062512
37 0.00625824
38 0.00621376
39 0.0062288
40 0.00612352
41 0.00616576
42 0.00613984
43 0.00604864
44 0.00598272
45 0.00601504
46 0.00605568
47 0.00600128
48 0.00589728
49 0.00610784
50 0.00592352
51 0.00604544
52 0.0059776
53 0.00599008
54 0.00591712
55 0.0059056
56 0.0057536
57 0.00592608
58 0.00580896
59 0.00585984
60 0.00577952
61 0.00576736
62 0.00572288
63 0.00572352
64 0.00560096
65 0.00576096
66 0.00571392
67 0.00571008
68 0.0055632
69 0.00556128
70 0.00556672
71 0.0101046
72 0.00546112
73 0.00553248
74 0.00548096
75 0.005528
76 0.00551904
77 0.00547232
78 0.00548128
79 0.00556352
80 0.00537856
81 0.00554528
82 0.005464
83 0.0054992
84 0.00545152
85 0.00543808
86 0.00548576
87 0.00544416
88 0.00535584
89 0.00547744
90 0.00550304
91 0.00541248
92 0.00557568
93 0.00561728
94 0.0056048
95 0.00561344
96 0.00549664
97 0.00560384
98 0.00542048
99 0.00556512
100 0.0054368
101 0.0056272
102 0.0055616
103 0.00544704
104 0.0053728
105 0.00538848
106 0.00540096
107 0.00551872
108 0.00536256
109 0.00548448
110 0.00536608
111 0.00534304
112 0.00528192
113 0.00559808
114 0.0057888
115 0.00575104
116 0.00571584
117 0.0059136
118 0.00572064
119 0.00584768
120 0.00555136
121 0.00584384
122 0.00590272
123 0.00590144
124 0.00584512
125 0.00591488
126 0.00592672
127 0.00575712
128 0.00535776
129 0.00537728
130 0.00536192
131 0.00542848
132 0.00536
133 0.00542528
134 0.00544256
135 0.00538752
136 0.00527776
137 0.00530112
138 0.00533344
139 0.00534016
140 0.0052816
141 0.00535456
142 0.00533504
143 0.00536416
144 0.00526272
145 0.00535968
146 0.005368
147 0.00536032
148 0.00533248
149 0.00579808
150 0.005368
151 0.0053776
152 0.00529856
153 0.00531296
154 0.00532096
155 0.00530912
156 0.00527136
157 0.00530176
158 0.00536864
159 0.00537696
160 0.005248
161 0.00534016
162 0.00532
163 0.00536832
164 0.00532992
165 0.00536288
166 0.00536128
167 0.00554208
168 0.00533056
169 0.00538112
170 0.00535392
171 0.00538464
172 0.00534464
173 0.00537024
174 0.0053472
175 0.00534176
176 0.0053776
177 0.00535232
178 0.00533184
179 0.00536416
180 0.0053184
181 0.00532352
182 0.0053056
183 0.00527776
184 0.00530624
185 0.00527712
186 0.00531328
187 0.00533056
188 0.00526912
189 0.00537056
190 0.00534496
191 0.00533696
192 0.00524544
193 0.00536992
194 0.00540672
195 0.005352
196 0.00528032
197 0.00533472
198 0.0053312
199 0.00537888
200 0.00529248
201 0.00534432
202 0.00557792
203 0.0053616
204 0.00538336
205 0.00541504
206 0.00537984
207 0.00539936
208 0.00527168
209 0.0054304
210 0.00546816
211 0.00532672
212 0.00530656
213 0.00535392
214 0.00534784
215 0.00537952
216 0.00529376
217 0.00535328
218 0.00531296
219 0.0053424
220 0.00524768
221 0.0053552
222 0.00530208
223 0.00531968
224 0.00525344
225 0.00534368
226 0.0053152
227 0.00533984
228 0.00530016
229 0.0053376
230 0.00533344
231 0.00542688
232 0.00530688
233 0.00535776
234 0.00532928
235 0.00542912
236 0.00529792
237 0.0053488
238 0.0053376
239 0.00536384
240 0.0053456
241 0.0054272
242 0.00532672
243 0.00542912
244 0.00532768
245 0.00544224
246 0.0053472
247 0.00540672
248 0.0053344
249 0.00538816
250 0.005408
251 0.00537312
252 0.00540992
253 0.00538272
254 0.00543264
255 0.0054016
256 0.00530656
257 0.00541024
258 0.00540512
259 0.00540608
260 0.00534464
261 0.00537312
262 0.00533248
263 0.00534208
264 0.00529888
265 0.00534112
266 0.00535936
267 0.00534208
268 0.00536
269 0.00538688
270 0.00539808
271 0.00532224
272 0.0052208
273 0.0052944
274 0.00528768
275 0.00532352
276 0.00531552
277 0.00527072
278 0.00528224
279 0.00547744
280 0.0054704
281 0.00551424
282 0.0055024
283 0.0059008
284 0.00549952
285 0.00547168
286 0.00550496
287 0.00548512
288 0.0053296
289 0.00542432
290 0.00539584
291 0.00547168
292 0.0053696
293 0.005496
294 0.00534976
295 0.00533856
296 0.00530304
297 0.0053648
298 0.00535936
299 0.00537472
300 0.00528224
301 0.00555488
302 0.00566816
303 0.0056352
304 0.00561632
305 0.00574528
306 0.00571488
307 0.00584896
308 0.00564864
309 0.00573088
310 0.00580512
311 0.005816
312 0.00577408
313 0.00585568
314 0.00581248
315 0.00568672
316 0.00553696
317 0.0053968
318 0.00537312
319 0.0054384
320 0.0053264
321 0.00542656
322 0.00547072
323 0.00554528
324 0.005376
325 0.0054208
326 0.00538912
327 0.00541408
328 0.00532256
329 0.00537824
330 0.00536544
331 0.00537728
332 0.00534592
333 0.00537312
334 0.00536512
335 0.0054144
336 0.00529536
337 0.00535936
338 0.00535552
339 0.00538048
340 0.00532032
341 0.00538848
342 0.00534784
343 0.0054352
344 0.00533568
345 0.00537056
346 0.00538272
347 0.00537472
348 0.00530368
349 0.00538592
350 0.00537984
351 0.00534752
352 0.00538368
353 0.00540512
354 0.00538112
355 0.00540704
356 0.00532416
357 0.00537312
358 0.00533728
359 0.00532896
360 0.00526528
361 0.00544704
362 0.00529696
363 0.0053088
364 0.00527264
365 0.0052912
366 0.0052304
367 0.00530016
368 0.00519808
369 0.00527168
370 0.00525728
371 0.00552928
372 0.0052672
373 0.00530048
374 0.005288
375 0.00529344
376 0.00524288
377 0.00531264
378 0.00527424
379 0.00527296
380 0.00522816
381 0.00545792
382 0.00545536
383 0.00533312
384 0.00537088
385 0.00537504
386 0.00532448
387 0.00533888
388 0.005304
389 0.0053328
390 0.00533184
391 0.0053792
392 0.00528768
393 0.00532864
394 0.005344
395 0.00535328
396 0.00530848
397 0.00533696
398 0.00532672
399 0.0053616
400 0.00524768
401 0.00538208
402 0.0053552
403 0.00543168
404 0.00530112
405 0.0053376
406 0.00532544
407 0.0053392
408 0.0053456
409 0.00534656
410 0.00540288
411 0.00542272
412 0.0053104
413 0.00536
414 0.0053504
415 0.00541056
416 0.00524896
417 0.00539648
418 0.00541408
419 0.00538784
420 0.00540128
421 0.00536768
422 0.0054816
423 0.00538528
424 0.00529888
425 0.00539776
426 0.00537248
427 0.00536064
428 0.00540928
429 0.00539584
430 0.00539328
431 0.0054512
432 0.0052672
433 0.00544384
434 0.005368
435 0.00541376
436 0.00532864
437 0.00541312
438 0.00538368
439 0.00541216
440 0.0053152
441 0.00538976
442 0.00537216
443 0.0054208
444 0.00549664
445 0.00541152
446 0.00539968
447 0.00541248
448 0.00528256
449 0.00542496
450 0.00544096
451 0.0054224
452 0.00538176
453 0.00542688
454 0.00539648
455 0.00542336
456 0.00549472
457 0.00558208
458 0.0055888
459 0.00565888
460 0.0055696
461 0.00558816
462 0.00556096
463 0.00558656
464 0.00587872
465 0.00552192
466 0.005448
467 0.00543968
468 0.00541408
469 0.0054752
470 0.00559552
471 0.0055792
472 0.0053696
473 0.00540672
474 0.00544608
475 0.00556384
476 0.00562912
477 0.00575168
478 0.00578208
479 0.00584096
480 0.00595872
481 0.00573056
482 0.00589792
483 0.0059552
484 0.00603584
485 0.00600512
486 0.00592992
487 0.00595712
488 0.00574464
489 0.00557472
490 0.00539456
491 0.00540064
492 0.00544288
493 0.0054368
494 0.005424
495 0.00545248
496 0.00548224
497 0.00558016
498 0.00543072
499 0.0054304
500 0.00537664
501 0.00549952
502 0.00543232
503 0.0054176
504 0.00534048
505 0.0054064
506 0.00538272
507 0.00537984
508 0.00537728
509 0.00544256
510 0.00541472
511 0.00545056
512 0.00531488
513 0.00540992
514 0.00539456
515 0.00538624
516 0.00535872
517 0.00539488
518 0.0054016
519 0.00541312
520 0.00536192
521 0.00542304
522 0.00540224
523 0.00541632
524 0.005368
525 0.0054176
526 0.00547456
527 0.0054576
528 0.00533984
529 0.00545184
530 0.0054096
531 0.00538176
532 0.00533536
533 0.00537536
534 0.00532928
535 0.00536032
536 0.00527456
537 0.0053376
538 0.0053216
539 0.00534528
540 0.00527424
541 0.00529152
542 0.00527424
543 0.0052704
544 0.00531936
545 0.005312
546 0.00527712
547 0.0053152
548 0.00525664
549 0.00531648
550 0.0052368
551 0.0053008
552 0.00520064
553 0.00529664
554 0.00524992
555 0.00529088
556 0.00522336
557 0.00528928
558 0.0052928
559 0.00532704
560 0.00519008
561 0.00527584
562 0.0052912
563 0.00530272
564 0.00523008
565 0.005304
566 0.00530432
567 0.00529664
568 0.00522304
569 0.00533568
570 0.00529248
571 0.00530848
572 0.00526304
573 0.00529248
574 0.00532704
575 0.0057344
576 0.00525344
577 0.00535552
578 0.00531584
579 0.0054752
580 0.0053424
581 0.00533184
582 0.00532128
583 0.00537152
584 0.00530016
585 0.00535808
586 0.00533824
587 0.0053632
588 0.00529568
589 0.00536608
590 0.00532096
591 0.00535008
592 0.00524416
593 0.0053424
594 0.00532224
595 0.00532992
596 0.005296
597 0.00532192
598 0.00531936
599 0.0053728
600 0.00529024
601 0.00532576
602 0.00539616
603 0.0053504
604 0.00542816
605 0.00544416
606 0.00533664
607 0.00532928
608 0.00524608
609 0.005368
610 0.00535712
611 0.00536032
612 0.00531808
613 0.00536352
614 0.00537024
615 0.00537184
616 0.00529568
617 0.00537248
618 0.0053648
619 0.00536224
620 0.00531072
621 0.00535008
622 0.00535168
623 0.00538144
624 0.00528384
625 0.00538848
626 0.0053664
627 0.00551104
628 0.00535904
629 0.00573696
630 0.00539232
631 0.00538176
632 0.00534176
633 0.00538144
634 0.0053952
635 0.0054032
636 0.00531136
637 0.00536
638 0.0053888
639 0.00539104
640 0.0053168
641 0.00538432
642 0.0053728
643 0.00538976
644 0.0053344
645 0.0053792
646 0.0054432
647 0.0056944
648 0.00550656
649 0.00559168
650 0.00553792
651 0.00557024
652 0.00550592
653 0.00557408
654 0.005568
655 0.00564288
656 0.00548512
657 0.00559744
658 0.00567264
659 0.00576864
660 0.00563872
661 0.00571264
662 0.00580864
663 0.00589504
664 0.00565152
665 0.00588128
666 0.00589792
667 0.00603104
668 0.00592992
669 0.00598688
670 0.00580704
671 0.005792
672 0.00547904
673 0.00541536
674 0.0053856
675 0.005408
676 0.00537824
677 0.00541472
678 0.00539872
679 0.00544992
680 0.00539808
681 0.00546944
682 0.0054272
683 0.00569856
684 0.00561088
685 0.00542464
686 0.00536672
687 0.00541504
688 0.00529248
689 0.00544064
690 0.00540416
691 0.00541664
692 0.005368
693 0.00542848
694 0.00539936
695 0.00542176
696 0.0053648
697 0.00541696
698 0.00540096
699 0.0056752
700 0.0053616
701 0.00540384
702 0.00541792
703 0.00541344
704 0.00530944
705 0.00542624
706 0.00542624
707 0.00557792
708 0.00539936
709 0.005456
710 0.00543776
711 0.00543392
712 0.00535904
713 0.00542656
714 0.0053952
715 0.00554144
716 0.00539616
717 0.00545536
718 0.00543744
719 0.005456
720 0.0053376
721 0.00543744
722 0.00540032
723 0.00547008
724 0.00539872
725 0.00543296
726 0.00543008
727 0.00546912
728 0.00538624
729 0.00553152
730 0.00549568
731 0.00551712
732 0.005464
733 0.00547968
734 0.0054704
735 0.005496
736 0.00544352
737 0.00547648
738 0.00549856
739 0.00551968
740 0.00542336
741 0.00550048
742 0.00548224
743 0.00548896
744 0.00541728
745 0.0054704
746 0.00547072
747 0.005472
748 0.00543136
749 0.00552384
750 0.00545952
751 0.00546848
752 0.00542368
753 0.00548704
754 0.00547328
755 0.0055152
756 0.0054976
757 0.00548512
758 0.0054752
759 0.00556224
760 0.00539904
761 0.00550464
762 0.00547904
763 0.0054944
764 0.00543968
765 0.00547712
766 0.00544448
767 0.00549184
768 0.00539552
769 0.00552608
770 0.00549216
771 0.00550368
772 0.00544032
773 0.00551616
774 0.00549408
775 0.00553536
776 0.0054368
777 0.00552192
778 0.0054816
779 0.00550784
780 0.00550496
781 0.00549568
782 0.00548224
783 0.00551744
784 0.00538752
785 0.00554432
786 0.0055008
787 0.005528
788 0.00547488
789 0.00558048
790 0.00560832
791 0.00553344
792 0.00546784
793 0.00555168
794 0.00551232
795 0.0055296
796 0.00549376
797 0.00551552
798 0.00554816
799 0.00565504
800 0.00544192
801 0.00554912
802 0.00564864
803 0.00567936
804 0.00565792
805 0.0057136
806 0.00570048
807 0.00577344
808 0.0056608
809 0.0058128
810 0.00572192
811 0.00573312
812 0.00572
813 0.00557184
814 0.00560256
815 0.00554752
816 0.005464
817 0.00557408
818 0.00552896
819 0.00557728
820 0.00569472
821 0.00592
822 0.0058384
823 0.00620032
824 0.00589632
825 0.00596544
826 0.00586496
827 0.0059472
828 0.00582752
829 0.0062976
830 0.00599808
831 0.00602624
832 0.00588704
833 0.00612448
834 0.0059168
835 0.00574816
836 0.00553568
837 0.00555776
838 0.00553024
839 0.00560544
840 0.00551392
841 0.00561024
842 0.00559776
843 0.0056192
844 0.00553216
845 0.00613504
846 0.00559488
847 0.00566592
848 0.00547008
849 0.005568
850 0.00556
851 0.00559648
852 0.0055216
853 0.00556736
854 0.00554848
855 0.00558336
856 0.00549056
857 0.00557312
858 0.005568
859 0.00557056
860 0.00550112
861 0.00556992
862 0.0055328
863 0.00556864
864 0.00564544
865 0.00560576
866 0.00557952
867 0.00559232
868 0.00552128
869 0.00558848
870 0.0056192
871 0.00562336
872 0.00552032
873 0.00559968
874 0.0055328
875 0.00556864
876 0.00550144
877 0.00558592
878 0.00555424
879 0.00563392
880 0.00545888
881 0.0056
882 0.00557856
883 0.0057808
884 0.00551904
885 0.00558688
886 0.0055584
887 0.0056208
888 0.00550272
889 0.00565888
890 0.00556512
891 0.00558976
892 0.00553024
893 0.0055808
894 0.00553216
895 0.0055968
896 0.00545248
897 0.00561984
898 0.00559104
899 0.00568384
900 0.00558464
901 0.0056128
902 0.00553824
903 0.00563136
904 0.00553888
905 0.00560544
906 0.00556704
907 0.00563136
908 0.00559328
909 0.00568544
910 0.00562464
911 0.00566624
912 0.005456
913 0.00562144
914 0.00553376
915 0.00562144
916 0.00553568
917 0.00559008
918 0.0055456
919 0.00561472
920 0.00550976
921 0.00556896
922 0.00558336
923 0.00556192
924 0.0055456
925 0.00558048
926 0.00553632
927 0.00557504
928 0.0056496
929 0.0055888
930 0.00555616
931 0.00551264
932 0.00547712
933 0.00556128
934 0.00559488
935 0.0055536
936 0.00550016
937 0.00556608
938 0.00556704
939 0.005608
940 0.00553088
941 0.00557536
942 0.005584
943 0.005584
944 0.00547392
945 0.00553568
946 0.0055392
947 0.0055376
948 0.0054992
949 0.0056016
950 0.00555648
951 0.00555456
952 0.00554656
953 0.00555328
954 0.005568
955 0.0055712
956 0.00554048
957 0.00558848
958 0.00555488
959 0.00559264
960 0.0054784
961 0.00555072
962 0.00556992
963 0.0056464
964 0.00551168
965 0.0056208
966 0.0056464
967 0.00558944
968 0.00568576
969 0.00560256
970 0.00569696
971 0.00558144
972 0.00562048
973 0.00559072
974 0.00562432
975 0.005616
976 0.0055008
977 0.0055856
978 0.00557856
979 0.0056096
980 0.00553728
981 0.0055712
982 0.00560288
983 0.005696
984 0.00570176
985 0.00574624
986 0.00575488
987 0.00578304
988 0.00572768
989 0.00589536
990 0.00577696
991 0.00577504
992 0.00558656
993 0.00567712
994 0.00556032
995 0.0056384
996 0.00554784
997 0.00560864
998 0.00562912
999 0.00560224
1000 0.00557568
1001 0.00580064
1002 0.00595744
1003 0.00597696
1004 0.0059504
1005 0.00628704
1006 0.00596352
1007 0.0060288
1008 0.00577344
1009 0.00593664
1010 0.00611456
1011 0.00615968
1012 0.00609632
1013 0.00617312
1014 0.00608064
1015 0.00588928
1016 0.00562784
1017 0.00562368
1018 0.00564864
1019 0.00569024
1020 0.00561056
1021 0.00579776
1022 0.00568096
1023 0.0056848
1024 0.00555264
];



latexWidth = 5;
latexHeight = 4;


figure(1); clf
plot(0:1024,[10; ConvGPU(:,2)]); grid on; axis tight
A = max(ConvGPU(400:end,2));
M = min(ConvGPU(1:end,2));
% [time Idx] = min(ConvGPU(1:end,2));
fprintf('Fastest time for ConvGPU is %f with %d threads\n',time,Idx)
marge = axis;
axis([marge(1:2) M*0.9 A*1.1])
ax = gca;
ax.XTick = (0:2^7:1024);
xlabel('threads/block')
ylabel('time (ms)')

ax.FontName = 'Times New Roman';

ff = gcf;
homer = ff.Units;
ff.Units = 'inches';
bart = ff.Position;
ff.Position = [bart(1:2) latexWidth latexHeight];
ff.PaperPositionMode = 'auto';
ff.Units = homer;
drawnow
print(ff, '-depsc', ['ConvGPU_global_12672_186taps']) %save as eps a 

return




figure(2); clf
plot(0:1024,[10; ConvGPUshared(:,2)]); grid on; axis tight
A = max(ConvGPUshared(400:end,2));
M = min(ConvGPUshared(186:end,2));
[time Idx] = min(ConvGPUshared(1:end,2));
fprintf('Fastest time for ConvGPUshared is %f with %d threads\n',time,Idx)
marge = axis;
axis([marge(1:2) M*0.9 A*1.1])
ax = gca;
ax.XTick = (0:2^7:1024);
xlabel('threads/block')
ylabel('time (ms)')

ax.FontName = 'Times New Roman';

ff = gcf;
homer = ff.Units;
ff.Units = 'inches';
bart = ff.Position;
ff.Position = [bart(1:2) latexWidth latexHeight];
ff.PaperPositionMode = 'auto';
ff.Units = homer;
drawnow
print(ff, '-depsc', ['ConvGPU_shared_12672_186taps']) %save as eps a 







figure(3); clf
plot(0:1024,[10; PointToPointMultiply(:,2)]); grid on; axis tight
A = max(PointToPointMultiply(400:end,2));
M = min(PointToPointMultiply(1:end,2));
[time Idx] = min(PointToPointMultiply(1:end,2));
fprintf('Fastest time for PointToPointMultiply is %f with %d threads\n',time,Idx)
marge = axis;
axis([marge(1:2) M*0.9 A*1.01])
ax = gca;
ax.XTick = (0:2^7:1024);
xlabel('threads/block')
ylabel('time (ms)')

ax.FontName = 'Times New Roman';

ff = gcf;
homer = ff.Units;
ff.Units = 'inches';
bart = ff.Position;
ff.Position = [bart(1:2) latexWidth latexHeight];
ff.PaperPositionMode = 'auto';
ff.Units = homer;
drawnow
print(ff, '-depsc', ['PointToPointMultiply_12672_186taps']) %save as eps a 





figure(4); clf
plot(0:1024,[10; ScalarMultiply(:,2)]); grid on; axis tight
A = max(ScalarMultiply(400:end,2));
M = min(ScalarMultiply(400:end,2));
[time Idx] = min(ScalarMultiply(1:end,2));
fprintf('Fastest time for ScalarMultiply is %f with %d threads\n',time,Idx)
marge = axis;
axis([marge(1:2) M*0.95 A*1.05])
ax = gca;
ax.XTick = (0:2^7:1024);
xlabel('threads/block')
ylabel('time (ms)')

ax.FontName = 'Times New Roman';

ff = gcf;
homer = ff.Units;
ff.Units = 'inches';
bart = ff.Position;
ff.Position = [bart(1:2) latexWidth latexHeight];
ff.PaperPositionMode = 'auto';
ff.Units = homer;
drawnow
print(ff, '-depsc', ['ScalarMultiply_12672_186taps']) %save as eps a 
